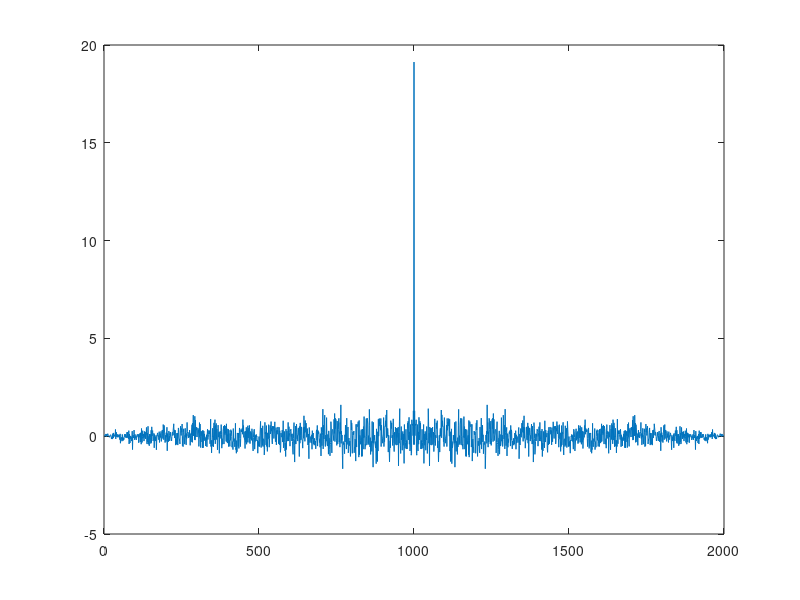

The MATLAB source for this figure:
clear variables
clear all

N = 1000;
M = 1;

X = normrnd(0, sqrt(20), 1, N);

Y = normrnd(3, sqrt(20), 1, N);

estimador_sesgado = xcorr(X, "biased");

estimador_insesgado = xcorr(X, "unbiased");

plot(estimador_sesgado);



